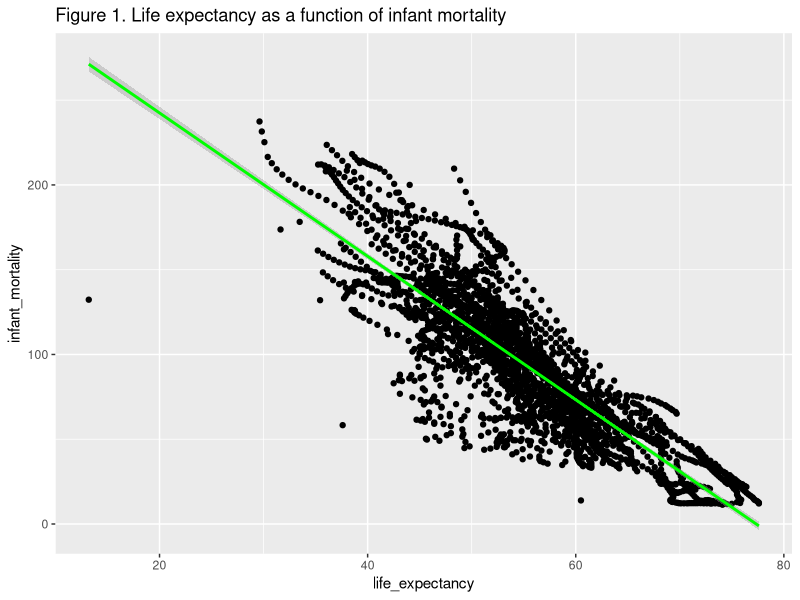
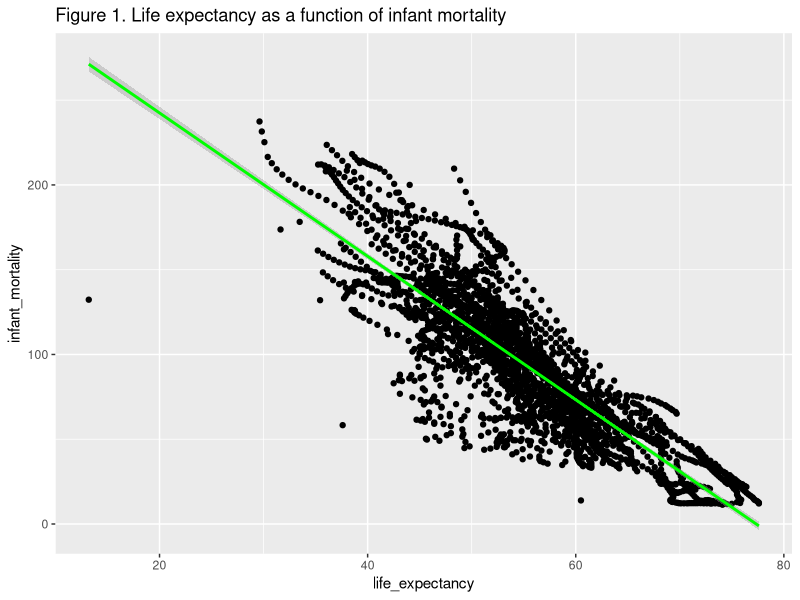
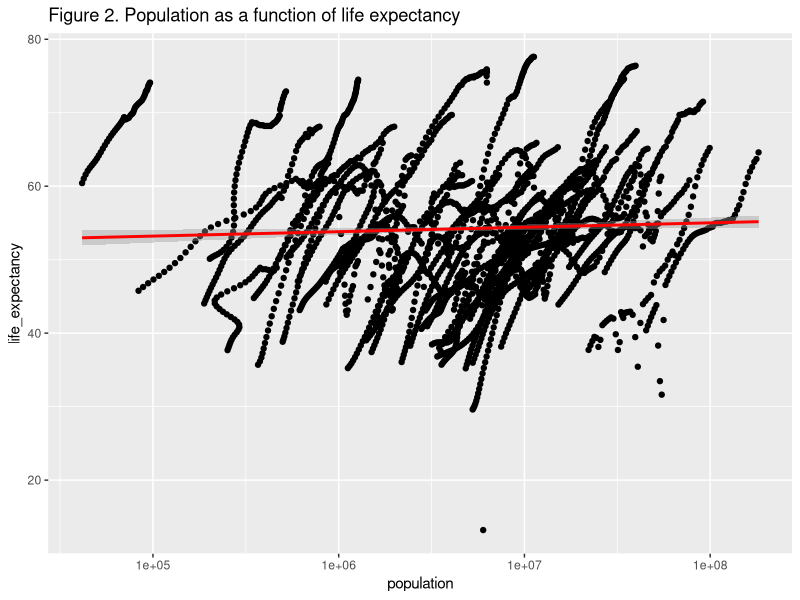
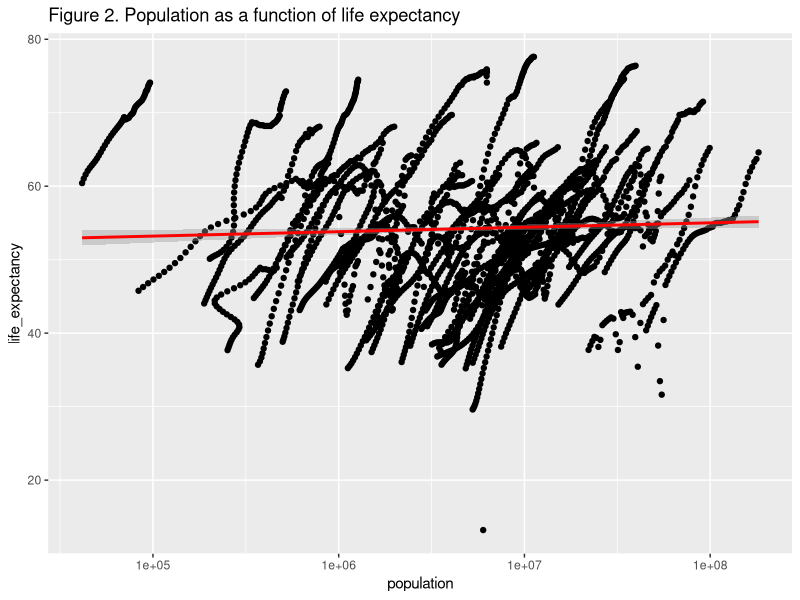
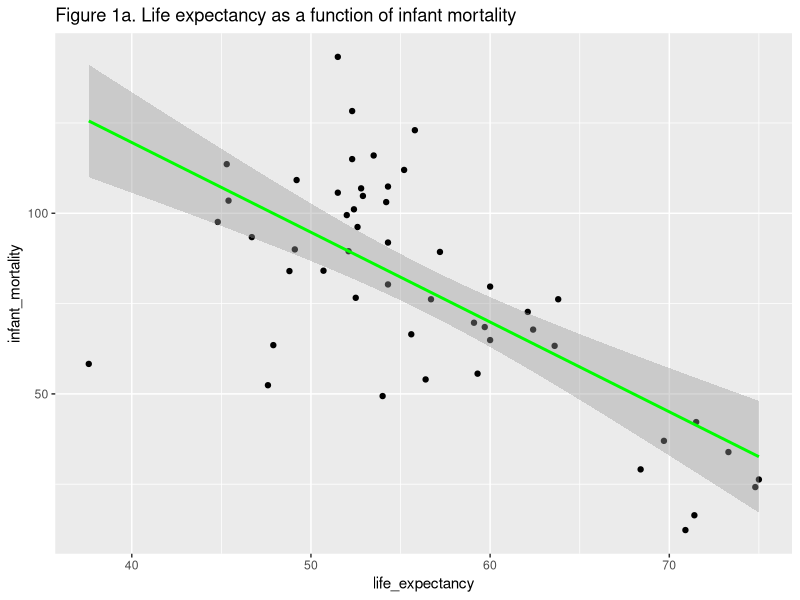
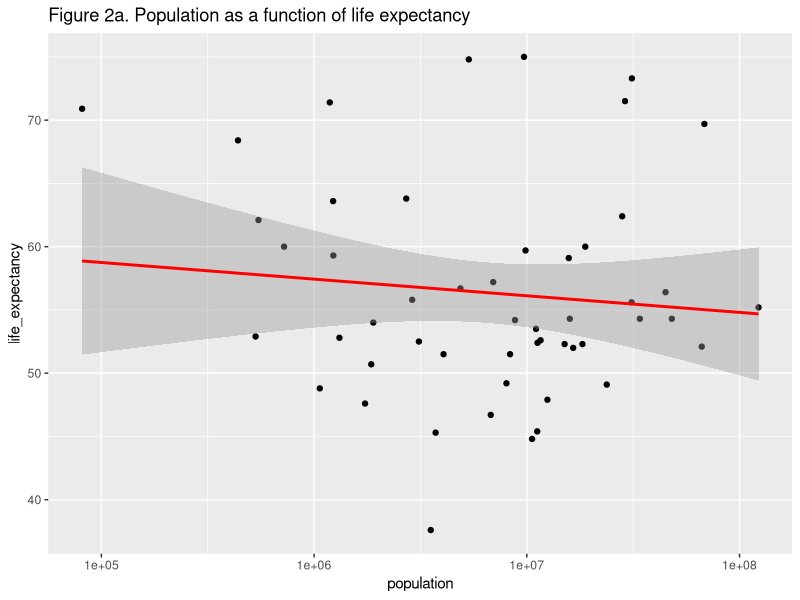
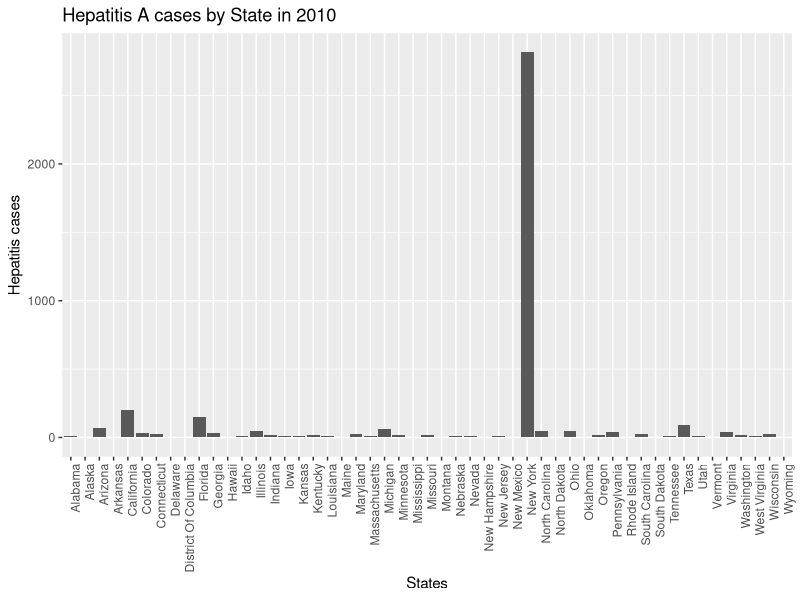
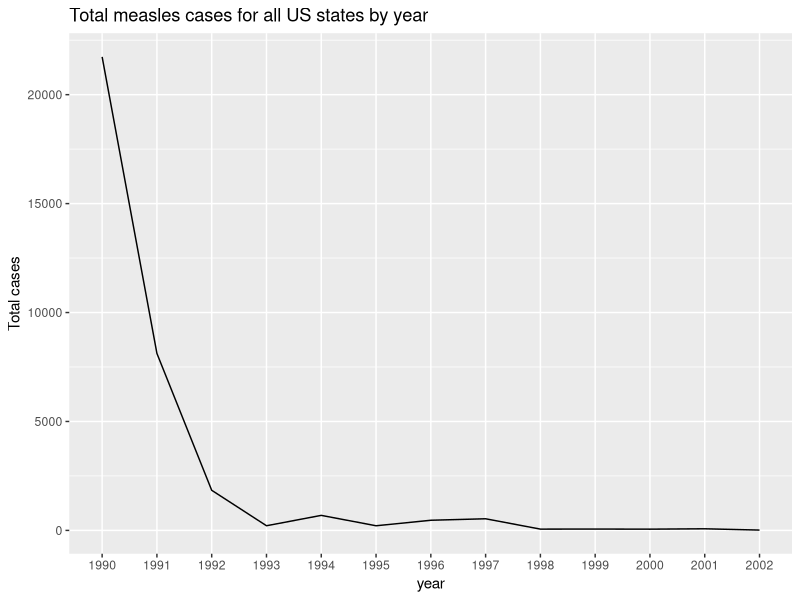

These charts were generated, in order, by the following R code:
## ---- chunk 1
install.packages("dslabs", repos = "https://cran.rstudio.com/")
library("dslabs") #load the package.
library("tidyverse") #This is a good package for data processing tasks and since I have it installed, I only had to load it. 
library(ggplot2) #use to generate plots. 
library(dplyr) #load this package if you want to use %>%
## ---- chunk 2
help("gapminder")
## ---- chunk 3
str(gapminder) #get an over view of data structure.
## ---- chunk 4
summary(gapminder)
## ---- chunk 5
class(gapminder)
## ---- chunk 6
africadata <- filter(gapminder, continent == "Africa")
## ---- chunk 7
view(africadata) #view the entire dataset.
str(africadata) #get an overview the data structure.
summary(africadata) #get a summary of data.
dim(africadata) #check the dimensions of data.
## ---- chunk 8
inf.mort_lf.exp <- africadata %>% 
  select("infant_mortality", "life_expectancy") #create a new dataset from africadata that only contains two columns namely, infant_mortality and life_expectancy. 
str(inf.mort_lf.exp) #get an overview of the data structure.
summary(inf.mort_lf.exp) #get a summary of the data.
nrow(inf.mort_lf.exp) #check number of row/observations. 
dim(inf.mort_lf.exp) #check the dimensions of the data.
## ---- chunk 9
pop_lf.exp <- africadata %>%
  select("population", "life_expectancy") #create a new dataset from africadata with only two columns namely, population and life_expectancy. 

str(pop_lf.exp) #get an overview of the data structure.
summary(pop_lf.exp) #get a summary of the data.
dim(pop_lf.exp) #check the dimnensions of the data. 
## ---- chunk 10
pt1 <- inf.mort_lf.exp %>% 
  ggplot(aes(life_expectancy, infant_mortality)) + geom_point(color = "black") + geom_smooth(color = "green",method = 'lm') + labs(title = "Figure 1. Life expectancy as a function of infant mortality")  #generate a scatterplot with regression line to demonstrate the positive or negative correlation. 

plot(pt1) #generate the scatterplot.

print(pt1) #print the plot. 
## ---- chunk 11
pt2 <- pop_lf.exp %>%
  ggplot(aes(population, life_expectancy)) + geom_point(color = "black") + scale_x_log10() + geom_smooth(color = "red", method = 'lm') + labs(title = "Figure 2. Population as a function of life expectancy") #generated a scatterplot with population on the x-axis and life_expectancy on the y-axis.Note: we have set x-axis to log scale. 
plot(pt2) #generate the plot.
print(pt2) # print the plot. 
## ---- chunk 12
summary(africadata$infant_mortality) #look at the summary for NA's. 
sum(is.na(africadata$infant_mortality)) # total number of NA's in infant mortality column.
## ---- chunk 13
missing_df <- africadata %>% 
  select("year", "infant_mortality")  #variable called missing_df with the variables year and infant mortality.
View(missing_df )  #view the newly created dataset.

missing_df <- missing_df %>% 
  filter(is.na(infant_mortality)) %>%  #filter the NA's from infant mortality variable. 
  select(year) %>%    #select the variable year that corresponds with the NA's in infant mortality column.
  distinct()  #use it to avoid repetition of the same years. 
View(missing_df)  #view the dataset.

year_2000 <- africadata %>%  #select the year 2000 from the year column to further investigate by generating plots. 
  filter(year == 2000)
str(year_2000)  #get overview of the data structure.
summary(year_2000)  #summary of the dataset called year_2000 that has 51 observations and 9 variables. 
## ---- chunk 14
pt1.v2 <- year_2000 %>%       #generate a scatterplot of life_expectancy as a function of infant mortality which now holds data for the year 2000 only.
  ggplot(aes(life_expectancy, infant_mortality)) + geom_point(color = "black") + geom_smooth(color = "green", method = 'lm') + labs(title = "Figure 1a. Life expectancy as a function of infant mortality")  #generate scatterplot using this code with a few tweeks in the code to make the plot look better and more colorful. The labs argument is used to add custom titles to the scatterplot.
plot(pt1.v2) #generate the plot. 


pt2.v2 <- year_2000 %>%    #generate a scatterplot of population as a function of life expectancy which now holds data for the year 2000 only with 51 observations.
  ggplot(aes(population, life_expectancy)) + geom_point(color = "black") + scale_x_log10() + geom_smooth(color = "red", method = 'lm') + labs(title = "Figure 2a. Population as a function of life expectancy")   #generate scatterplot using this code with a few tweeks in the code to make the plot look better and more colorful. The argument labs is used to add custom titles to the scatterplot.
plot(pt2.v2)  #generate the plot.
## ---- chunk 15
fit1 <- lm(life_expectancy ~ infant_mortality, data = year_2000) #fit regression model with life expectancy as the outcome and infant mortality as predictor. Note: In the lm function, outcome lies on the left of tilde sign and predictor on the right side.  
summary(fit1) #get the summary of the sample model
## ---- chunk 16
fit2 <- lm(life_expectancy ~ population, data = year_2000) #fit regession model with life expectancy as outcome and population as predictor.

summary(fit2) #get the summary for the fitted model.
## ---- chunk 17
#Get an overview of the us_contagious_diseases data structure
str(us_contagious_diseases)

#Get a summary of the us_contagious_diseases data
summary(us_contagious_diseases)

#Determine the object class for the us_contagious_diseases dataset
class(us_contagious_diseases)

#View the dataset help file information
help(us_contagious_diseases)

#View the dataset as a whole in the console
view(us_contagious_diseases)

## ---- chunk 18
us_illness_20y <- us_contagious_diseases |> filter(year>1989 & year<2011) #Use the filter function to select for the rows that include the years 1990 - 2010

view(us_illness_20y)
## ---- chunk 19
us_illness_20y |> filter(if_any(everything(), is.na)) #Filter used, If_any helps to check all columns, and everything applies the is.na function to all the columns.

## ---- chunk 20
#First we will create an object with all the Hepatitis A cases in 2010 filtered 
hepatitis_A_2010 <- us_contagious_diseases |>filter(disease=='Hepatitis A' & year==2010) 

#We will now get a sum of all the case counts from the hepatitis cases in 2010
hep_A_2010_count <- sum(hepatitis_A_2010 $count)

## ---- chunk 21
#Generate a bar chart that displays Hepatitis A case numbers by state from the year 2010
ggplot(data = hepatitis_A_2010, aes(x =state, y =count)) + geom_bar(stat = "identity") + labs(title = "Hepatitis A cases by State in 2010", x = "States", y = "Hepatitis cases") + theme(axis.text.x = element_text(angle = 90, hjust = 1))
#Use the ggplot function with aes and define the variables, define a bar chart by using geom_bar, add labels with labs, and then specify that the x-axis labels rotate 90 degrees by using the theme function.

## ---- chunk 22
#Use the filter function and view the results
measles_cases <- us_illness_20y|> filter(disease=='Measles')
summary(measles_cases)
view(measles_cases)

## ---- chunk 23
unique(measles_cases$state)
## ---- chunk 24
#We get the total measles cases by grouping the years together and then using the sum function on the count and then summarise these results
measles_total_cases <- measles_cases |> group_by(year) |> summarise(total_cases=sum(count))

print(measles_total_cases)
summary(measles_total_cases)
## ---- chunk 25
#First we want to make sure that years are seen as a factor/categorical for the plot.
measles_total_cases$year <- as.factor(measles_total_cases$year)

#Plot a line graph with the appropriate variables and labels. Ensure that we have group set as 1 since this is a line plot with factors.
ggplot(data = measles_total_cases, aes(x=year, y= total_cases)) + geom_line(group=1) + labs(title= "Total measles cases for all US states by year", x = "year", y = "Total cases")


## ---- chunk 26
#adding an additonal column with the mutate function
measles_percent <- measles_cases|> mutate(percent_affected = count/population*100)

#Reorder the percent of the population affected from highest to lowest
measles_percent_top <- measles_percent |> arrange(desc(percent_affected))

print(measles_percent_top)
## ---- chunk 27
#generate a linear model with the highlighted variables
measles_cases_model <- lm(percent_affected ~ population, data = measles_percent)

#display the results of the linear model
summary(measles_cases_model)
